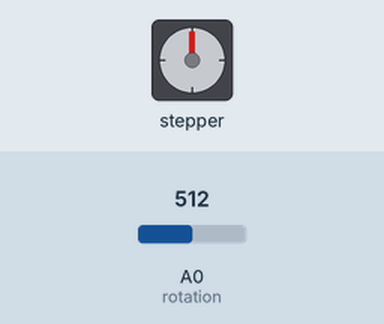
This sketch was run on a simulated Arduino Uno, built with avr-gcc and run on an emulated ATmega328P. On the bench: stepper motor. The test bench sets the inputs (shaded band); at power-on: A0 (rotation) = 512. Stepper angles assume 200 steps per turn; what the sketch prints to the serial monitor is not drawn.

Above: at 1.2 s.
1.3 s: A0 (rotation) set to 565
2.8 s: A0 (rotation) set to 576
At 2.95 s:
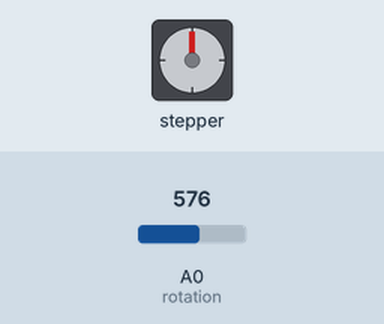
At 3.85 s:
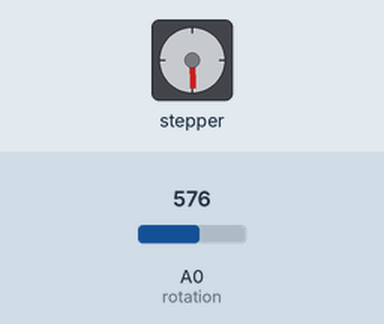
5.8 s: A0 (rotation) set to 716
At 6.27 s:
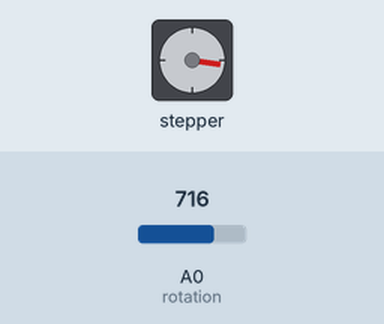
8.8 s: A0 (rotation) set to 306
11.8 s: A0 (rotation) set to 900
Timing chart, 0 to 24.8 s (numbered marks = the images above; inputs shaded):
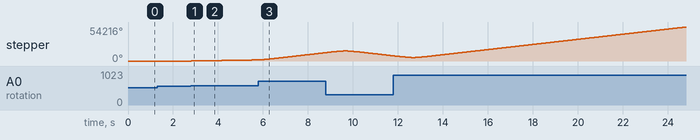

The sketch:

lenkradsteuerung.ino
```cpp
#include <AccelStepper.h>
AccelStepper motorLenkrad(AccelStepper::DRIVER); // Defaults to AccelStepper::FULL4WIRE (4 pins) on 2, 3, 4, 5


const int rotation = A0;  // turn
const int xAxe = A1;  // left / right
const int yAxe = A2;  // up / down

int sensorValue = 0;
int outputValue = 0;


void setup() {
  Serial.begin(9600);
  Serial.println("Lenkradsteuerung Aktiv");

  motorLenkrad.setMaxSpeed(8000);
  motorLenkrad.setAcceleration(8000);

}

void loop() {
  const int TRIM = 1000;

  motorLenkrad.run();
  sensorValue = analogRead(rotation);

  outputValue = map(sensorValue, 0, 1023, -8000, 8000);
  motorLenkrad.run();

  if(outputValue > 0){
    if(outputValue < TRIM)
      outputValue = 0;
    else
      outputValue -= TRIM;
  }else{
    if(outputValue > -TRIM)
      outputValue = 0;
    else
      outputValue += TRIM;
  }
  motorLenkrad.run();
  motorLenkrad.move(outputValue);
  motorLenkrad.run();
}
```

Measured:
- the behaviour switches between 575 and 576 on A0 (rotation) (found by bisection; images 0 and 1)
- after the input at 1.3 s, every drawn part: stays the same
- after the input at 2.8 s, stepper: keeps turning clockwise at about 594°/s, starting at once
